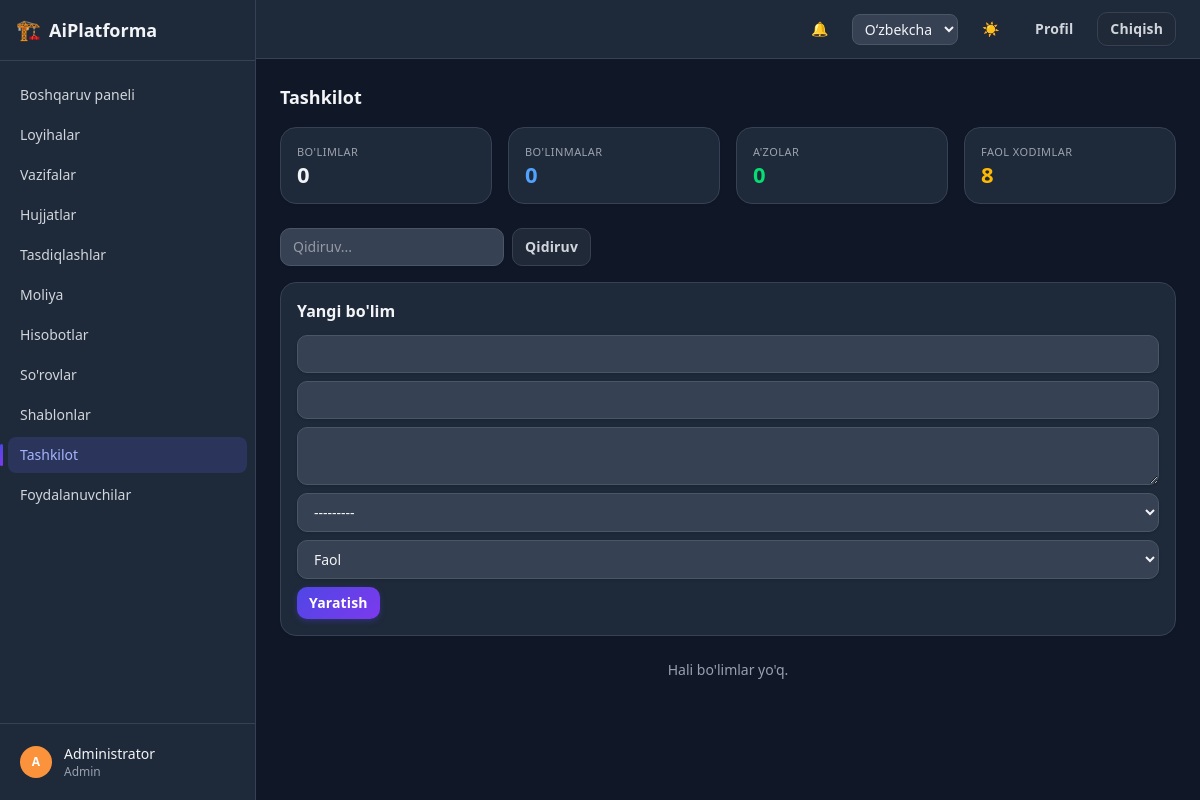
The app's page /organization/ (signed in) with its own data.
### apps/accounts/models.py (models this page shows)
class User(AbstractBaseUser, PermissionsMixin):
    class Role(models.TextChoices):
        ADMIN = "admin", _("Admin")
        MANAGER = "manager", _("Manager")
        GIP = "gip", _("GIP")
        GIP_ASSISTANT = "gip_assistant", _("GIP assistant")
        DESIGNER = "designer", _("Designer")
        REVIEWER = "reviewer", _("Reviewer")
        CLIENT = "client", _("Client")
    id = models.UUIDField(primary_key=True, default=uuid.uuid4, editable=False)
    email = models.EmailField(unique=True)
    full_name = models.CharField(max_length=255)
    role = models.CharField(max_length=20, choices=Role.choices, default=Role.DESIGNER)
    department = models.CharField(max_length=255, blank=True, null=True)
    phone = models.CharField(max_length=50, blank=True, null=True)
    avatar = models.ImageField(upload_to="avatars/", blank=True, null=True)
    telegram_chat_id = models.CharField(max_length=64, blank=True, null=True)
    is_active = models.BooleanField(default=True)
    is_staff = models.BooleanField(default=False)
    is_verified = models.BooleanField(default=False)
    totp_secret = models.CharField(max_length=64, blank=True, null=True)
    two_factor_enabled = models.BooleanField(default=False)
    created_at = models.DateTimeField(auto_now_add=True)
    updated_at = models.DateTimeField(auto_now=True)
    objects = UserManager()
    USERNAME_FIELD = "email"
    REQUIRED_FIELDS = ["full_name"]
    class Meta:
        ordering = ["full_name"]
    def __str__(self):
        return self.full_name or self.email
    def get_short_name(self):
        return self.full_name.split()[0] if self.full_name else self.email

### apps/organization/models.py (models this page shows, shortened)
class Department(models.Model):
    id = models.UUIDField(primary_key=True, default=uuid.uuid4, editable=False)
    name = models.CharField(max_length=255)
    code = models.CharField(max_length=50, unique=True, blank=True, null=True)
    description = models.CharField(max_length=1000, blank=True, null=True)
    head = models.ForeignKey(
        settings.AUTH_USER_MODEL, on_delete=models.SET_NULL, null=True, blank=True, related_name="headed_departments"
    )
    status = models.CharField(max_length=20, choices=DepartmentStatus.choices, default=DepartmentStatus.ACTIVE)
    created_at = models.DateTimeField(auto_now_add=True)
    updated_at = models.DateTimeField(auto_now=True)
    class Meta:
        ordering = ["name"]

### apps/organization/views.py (the view)
# urls.py: path("", views.department_list, name="list"),
@login_required
def department_list(request):
    departments = Department.objects.prefetch_related("units__members__user")
    search = request.GET.get("search")
    if search:
        departments = departments.filter(name__icontains=search)
    view_mode = request.GET.get("view", "hierarchy")
    stat_cards = [
        {"label": _("Departments"), "value": Department.objects.count()},
        {"label": _("Units"), "value": OrganizationalUnit.objects.count(),
         "color": "text-blue-600 dark:text-blue-400"},
        {"label": _("Members"), "value": DepartmentMember.objects.values("user").distinct().count(),
         "color": "text-green-600 dark:text-green-400"},
        {"label": _("Active employees"), "value": User.objects.filter(is_active=True).count(),
         "color": "text-amber-600 dark:text-amber-400"},
    ]
    return render(request, "organization/department_list.html", {
        "departments": departments,
        "search": search or "",
        "view_mode": view_mode,
        "can_manage": _can_manage(request.user),
        "department_form": DepartmentForm(),
        "users": User.objects.filter(is_active=True),
        "stat_cards": stat_cards,
    })

### templates/organization/department_list.html (shortened to what this page needs)
{% extends "base.html" %}
{% load i18n core_extras %}
{% block page_title %}{% trans "Organization" %}{% endblock %}
{% block content %}
{% include "partials/stat_cards.html" %}
<div class="mb-4 flex flex-wrap items-center justify-between gap-3">
  <form method="get" class="flex gap-2">
    <input type="text" name="search" value="{{ search }}" placeholder="{% trans 'Search...' %}" class="field-input w-56">
    <button type="submit" class="btn btn-secondary btn-sm">{% trans "Search" %}</button>
  </form>
</div>
{% if can_manage %}
<div class="card mb-6 p-4">
  <h2 class="mb-3 font-semibold">{% trans "New department" %}</h2>
  <form method="post" action="{% url 'organization:create' %}" class="flex flex-wrap gap-2">
    {% for field in department_form %}{{ field }}{% endfor %}
    <button type="submit" class="btn btn-primary btn-sm">{% trans "Create" %}</button>
  </form>
</div>
{% endif %}
<div class="space-y-4">
  {% for department in departments %}
    <div class="card p-4">
      <div class="mb-2 flex items-center justify-between">
        <div>
          <h3 class="font-semibold">{{ department.name }}</h3>
          <p class="text-xs text-gray-500 dark:text-gray-400">{{ department.code|default:"" }} · {{ department.get_status_display }}</p>
        </div>
        {% if can_manage %}
          <div class="flex gap-2">
            <a href="{% url 'organization:update' department.pk %}" class="text-xs text-blue-600 hover:underline dark:text-blue-400">{% trans "Edit" %}</a>
            <form method="post" action="{% url 'organization:delete' department.pk %}" onsubmit="return confirm('{% trans "Delete this department?" %}');">
              {% csrf_token %}
              <button type="submit" class="text-xs text-red-500 hover:underline">{% trans "Delete" %}</button>
            </form>
          </div>
        {% endif %}
      </div>
      {% if department.description %}<p class="mb-2 text-sm text-gray-600 dark:text-gray-300">{{ department.description }}</p>{% endif %}
      {% if department.head %}<p class="mb-3 text-sm">{% trans "Head" %}: {{ department.head.get_short_name }}</p>{% endif %}
      <div class="ml-4 space-y-3 border-l border-gray-100 pl-4 dark:border-gray-700">
        {% for unit in department.units.all %}
          <div>
            <div class="flex items-center justify-between">
              <p class="text-sm font-medium">{{ unit.name }} <span class="text-xs text-gray-400">{{ unit.code|default:"" }}</span></p>
              {% if can_manage %}
                <form method="post" action="{% url 'organization:delete_unit' unit.pk %}" onsubmit="return confirm('{% trans "Delete this unit?" %}');">
                  {% csrf_token %}
                  <button type="submit" class="text-xs text-red-500 hover:underline">{% trans "Delete" %}</button>
                </form>
              {% endif %}
            </div>
            <p class="text-xs text-gray-500 dark:text-gray-400">{% trans "Manager" %}: {{ unit.manager|default:"—" }}</p>
            <div class="mt-1 flex flex-wrap gap-1">
              {% for member in unit.members.all %}
                <span class="flex items-center gap-1 rounded-full bg-gray-100 px-2 py-0.5 text-xs dark:bg-gray-700">
                  {{ member.user.get_short_name }}
                  {% if can_manage %}
                    <form method="post" action="{% url 'organization:remove_member' member.pk %}" class="inline">
                      {% csrf_token %}
                      <button type="submit" class="text-red-500">×</button>
                    </form>
                  {% endif %}
                </span>
              {% endfor %}
            </div>
            {% if can_manage %}
              <form method="post" action="{% url 'organization:add_member' unit.pk %}" class="mt-1 flex flex-wrap gap-1">
                {% csrf_token %}
                <select name="user" class="field-input w-auto text-xs" required>
                  {% for u in users %}
                    <option value="{{ u.pk }}">{{ u.full_name }}</option>
                  {% endfor %}
                </select>
                <input type="text" name="role_in_unit" placeholder="{% trans 'Role' %}" class="field-input w-auto text-xs">
                <button type="submit" class="btn btn-secondary btn-sm">{% trans "Add" %}</button>
              </form>
            {% endif %}
          </div>
        {% empty %}
          <p class="text-sm text-gray-500 dark:text-gray-400">{% trans "No units yet." %}</p>
        {% endfor %}
        {% if can_manage %}
          <form method="post" action="{% url 'organization:add_unit' department.pk %}" class="flex flex-wrap gap-2">
            {% csrf_token %}
            <input type="text" name="name" placeholder="{% trans 'Unit name' %}" class="field-input w-auto text-xs" required>
            <input type="text" name="code" placeholder="{% trans 'Code' %}" class="field-input w-auto text-xs">
            <button type="submit" class="btn btn-secondary btn-sm">{% trans "Add unit" %}</button>
          </form>
        {% endif %}
      </div>
    </div>
  {% empty %}
    <p class="text-center text-sm text-gray-500 dark:text-gray-400">{% trans "No departments yet." %}</p>
  {% endfor %}
</div>
{% endblock %}

### templates/partials/sidebar.html
{% load i18n core_extras %}
<aside class="hidden w-64 shrink-0 flex-col border-r border-gray-200 bg-white dark:border-gray-700 dark:bg-gray-800 md:flex">
  <div class="flex items-center gap-2 border-b border-gray-200 px-4 py-4 dark:border-gray-700">
    <span class="text-xl">🏗️</span>
    <span class="text-lg font-semibold">AiPlatforma</span>
  </div>
  <nav class="flex-1 space-y-1 overflow-y-auto px-2 py-4 text-sm">
    {% url 'core:dashboard' as dashboard_url %}
    <a href="{{ dashboard_url }}" class="flex items-center gap-3 rounded-lg px-3 py-2 font-medium
      {% if request.path == dashboard_url %}bg-blue-50 text-blue-700 dark:bg-blue-950 dark:text-blue-300{% else %}text-gray-600 hover:bg-gray-100 dark:text-gray-300 dark:hover:bg-gray-700{% endif %}">
      {% trans "Dashboard" %}
    </a>
    {% url 'projects:list' as projects_url %}
    <a href="{{ projects_url }}" class="flex items-center gap-3 rounded-lg px-3 py-2 font-medium
      {% if request.path|slice:":9" == "/projects" %}bg-blue-50 text-blue-700 dark:bg-blue-950 dark:text-blue-300{% else %}text-gray-600 hover:bg-gray-100 dark:text-gray-300 dark:hover:bg-gray-700{% endif %}">
      {% trans "Projects" %}
    </a>
    {% url 'tasks:board' as tasks_url %}
    <a href="{{ tasks_url }}" class="flex items-center gap-3 rounded-lg px-3 py-2 font-medium
      {% if request.path|slice:":6" == "/tasks" %}bg-blue-50 text-blue-700 dark:bg-blue-950 dark:text-blue-300{% else %}text-gray-600 hover:bg-gray-100 dark:text-gray-300 dark:hover:bg-gray-700{% endif %}">
      {% trans "Tasks" %}
    </a>
    {% url 'documents:list' as documents_url %}
    <a href="{{ documents_url }}" class="flex items-center gap-3 rounded-lg px-3 py-2 font-medium
      {% if request.path == documents_url %}bg-blue-50 text-blue-700 dark:bg-blue-950 dark:text-blue-300{% else %}text-gray-600 hover:bg-gray-100 dark:text-gray-300 dark:hover:bg-gray-700{% endif %}">
      {% trans "Documents" %}
    </a>
    {% url 'documents:approvals' as approvals_url %}
    <a href="{{ approvals_url }}" class="flex items-center gap-3 rounded-lg px-3 py-2 font-medium
      {% if request.path == approvals_url %}bg-blue-50 text-blue-700 dark:bg-blue-950 dark:text-blue-300{% else %}text-gray-600 hover:bg-gray-100 dark:text-gray-300 dark:hover:bg-gray-700{% endif %}">
      {% trans "Approvals" %}
    </a>
    {% url 'finance:home' as finance_url %}
    <a href="{{ finance_url }}" class="flex items-center gap-3 rounded-lg px-3 py-2 font-medium
      {% if request.path == finance_url %}bg-blue-50 text-blue-700 dark:bg-blue-950 dark:text-blue-300{% else %}text-gray-600 hover:bg-gray-100 dark:text-gray-300 dark:hover:bg-gray-700{% endif %}">
      {% trans "Finance" %}
    </a>
    {% url 'reports:dashboard' as reports_url %}
    <a href="{{ reports_url }}" class="flex items-center gap-3 rounded-lg px-3 py-2 font-medium
      {% if request.path == reports_url %}bg-blue-50 text-blue-700 dark:bg-blue-950 dark:text-blue-300{% else %}text-gray-600 hover:bg-gray-100 dark:text-gray-300 dark:hover:bg-gray-700{% endif %}">
      {% trans "Reports" %}
    </a>
    {% url 'requests_app:list' as requests_url %}
    <a href="{{ requests_url }}" class="flex items-center gap-3 rounded-lg px-3 py-2 font-medium
      {% if request.path|slice:":9" == "/requests" %}bg-blue-50 text-blue-700 dark:bg-blue-950 dark:text-blue-300{% else %}text-gray-600 hover:bg-gray-100 dark:text-gray-300 dark:hover:bg-gray-700{% endif %}">
      {% trans "Requests" %}
    </a>
    {% url 'document_templates:list' as templates_url %}
    <a href="{{ templates_url }}" class="flex items-center gap-3 rounded-lg px-3 py-2 font-medium
      {% if request.path|slice:":10" == "/templates" %}bg-blue-50 text-blue-700 dark:bg-blue-950 dark:text-blue-300{% else %}text-gray-600 hover:bg-gray-100 dark:text-gray-300 dark:hover:bg-gray-700{% endif %}">
      {% trans "Templates" %}
    </a>
    {% url 'organization:list' as organization_url %}
    <a href="{{ organization_url }}" class="flex items-center gap-3 rounded-lg px-3 py-2 font-medium
      {% if request.path == organization_url %}bg-blue-50 text-blue-700 dark:bg-blue-950 dark:text-blue-300{% else %}text-gray-600 hover:bg-gray-100 dark:text-gray-300 dark:hover:bg-gray-700{% endif %}">
      {% trans "Organization" %}
    </a>
    {% url 'accounts:user_list' as users_url %}
    <a href="{{ users_url }}" class="flex items-center gap-3 rounded-lg px-3 py-2 font-medium
      {% if request.path == users_url %}bg-blue-50 text-blue-700 dark:bg-blue-950 dark:text-blue-300{% else %}text-gray-600 hover:bg-gray-100 dark:text-gray-300 dark:hover:bg-gray-700{% endif %}">
      {% trans "Users" %}
    </a>
  </nav>
  <div class="border-t border-gray-200 p-3 dark:border-gray-700">
    <a href="{% url 'accounts:profile' %}" class="flex items-center gap-3 rounded-lg px-2 py-2 hover:bg-gray-100 dark:hover:bg-gray-700">
      <span class="flex h-8 w-8 items-center justify-center rounded-full text-xs font-semibold text-white"
            style="background-color: {{ request.user.full_name|avatar_color }};">
        {{ request.user.full_name|initials }}
      </span>
      <span class="truncate text-sm">
        <span class="block font-medium">{{ request.user.get_short_name }}</span>
        <span class="block text-xs text-gray-500 dark:text-gray-400">{{ request.user.get_role_display }}</span>
      </span>
    </a>
  </div>
</aside>

### records on screen
User: user.full_name|initials "A", user.get_short_name "Administrator", user.role "Admin"

### other values on screen
{{ s.label }} "BO'LIMLAR" "BO'LINMALAR" "A'ZOLAR" "FAOL XODIMLAR"
{{ s.value }} "0" "0" "0" "8"
form field language "Oʻzbekcha"
